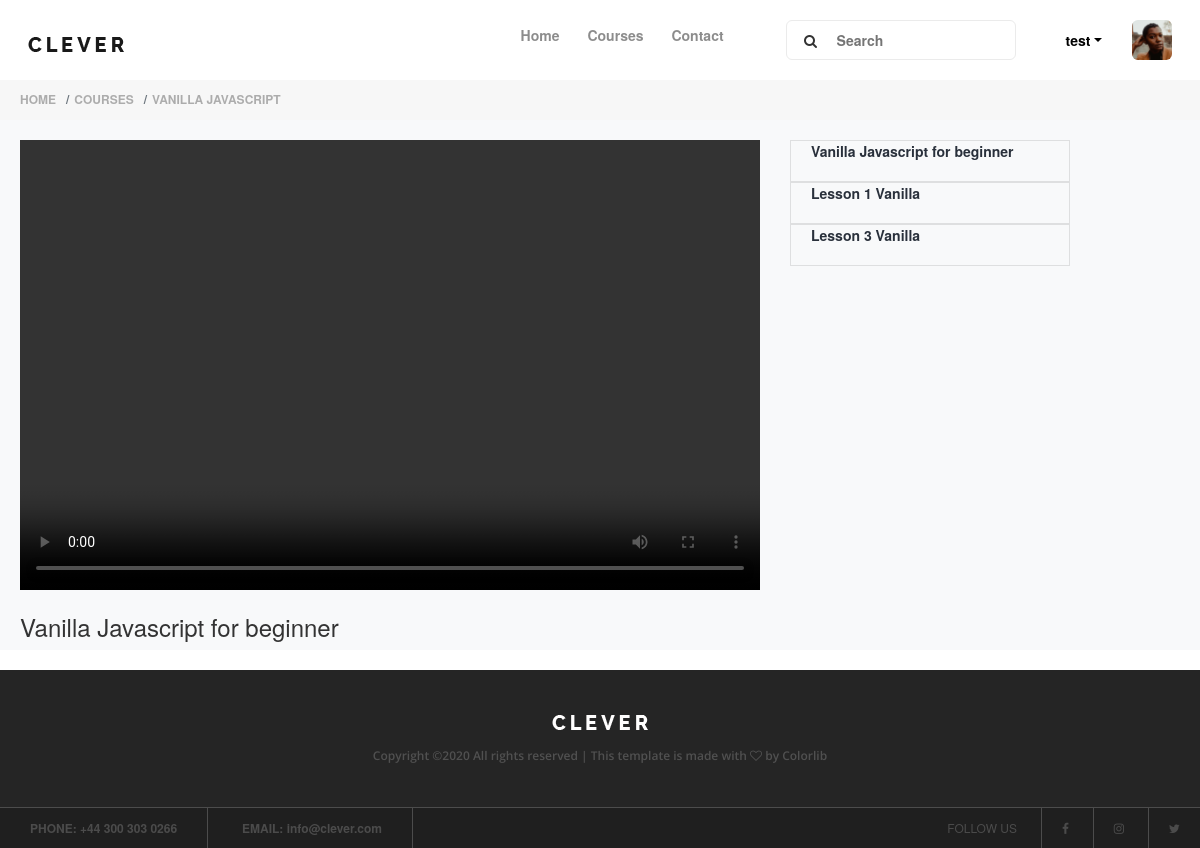
Page /video.php?id_course=34 (signed in) on the committed database.
### tables this page shows
CREATE TABLE `course` (
  `Id_course` int(20) NOT NULL,
  `Name_course` varchar(100) NOT NULL,
  `Id_Categories` int(20) NOT NULL,
  `Description` varchar(200) NOT NULL,
  `Image` varchar(100) NOT NULL
);

CREATE TABLE `video` (
  `Id_video` int(50) NOT NULL,
  `Title` varchar(200) NOT NULL,
  `Id_Course` int(20) NOT NULL,
  `Src` varchar(50) NOT NULL
);

### video.php (the view, shortened to what this page needs)
<!DOCTYPE html>
<html lang="en">
<head>
    <link rel="stylesheet" href="style1.css">
    <link rel="stylesheet" href="style.css">
  <link rel="stylesheet" href="https://maxcdn.bootstrapcdn.com/bootstrap/3.4.1/css/bootstrap.min.css">
</head>
<body>
    <?php
        $conn=mysqli_connect("localhost","root","","project");
        $id_course = $_GET['id_course'];
        $query1 = "SELECT `Id_course`, `Name_course`,`Id_categories`, `Description`, `Image` FROM `course` Where `Id_course`= ".$id_course;
        $result1 = mysqli_query($conn,$query1);
        while($row = mysqli_fetch_array($result1))
            {
                $tt = $row[1];
            }
            $query2 = "SELECT `Id_video`, `Title`,`Id_course`, `Src` FROM `video` Where `Id_course`= ".$id_course;
            $result2 = mysqli_query($conn,$query2);
            $result3 = mysqli_query($conn,$query2);
            $row1 = mysqli_fetch_array($result2);
            $src=$row1[3];
            $title=$row1[1]
    ?>
    <div class="breadcumb-area">
        <nav aria-label="breadcrumb">
            <ol class="breadcrumb">
                <li class="breadcrumb-item"><a href="index.php">Home</a></li>
                <li class="breadcrumb-item"><a href="courses.php">Courses</a></li>
                <li class="breadcrumb-item"><a href="course-details.php?id_course=<?php echo $id_course ?>"><?php echo $tt ?></a></li>
            </ol>
        </nav>
    </div>
    <div class="video-contain">
        <div class="video-contain-1">
            <div class="video q&a">
                <video id="video" width="100%" height="450px"   controls >
                    <source src="videos/<?php echo $src ?>" id="sourcevideo" type="video/mp4">
                </video>
                <h3 id="title-video"><?php echo $title ?></h3>
            </div>
            <div class="list-video">
                <ul class="list-video-ul">
                    <?php
                        while($row = mysqli_fetch_array($result3)){
                            $title = $row[1];
                            $src = $row[3];
                    ?>
                    <li onclick="changeVideo('<?php echo $src ?>','<?php echo $title ?>')"  class="name-video"><?php echo $title ?></li>
                    <?php } ?>
                </ul>
            </div>
        </div>
    </div>
<?php
include 'footer.php'
 ?>
</body>
</html>

### style1.css (style rules this page uses)
.video-contain { background-color: #f8f9fa; margin-bottom: 20px; }
.video-contain-1 { padding-top: 20px; display: flex; margin-left: auto; margin-right: auto; }
.video { width: 65%; padding-left: 20px; padding-right: 20px; }
.list-video { width: 25%; padding-left: 10px; padding-right: 10px; overflow: auto; height: 450px; }
.name-video { cursor: pointer; list-style: none; padding-bottom: 20px; padding-left: 20px; font-weight: 700; color: #29303b; border: 1px solid #dedfe0; }

### style.css (style rules this page uses)
* { margin: 0; padding: 0; }
body { font-family: "Open Sans", sans-serif; font-size: 14px; font-weight: 400; }
h1, h2, h3, h4, h5, h6 { color: rgba(0, 0, 0, 0.8); line-height: 1.3; font-weight: 700; }
a, a:hover, a:focus { -webkit-transition-duration: 500ms; transition-duration: 500ms; text-decoration: none; outline: 0 solid transparent; color: rgba(0, 0, 0, 0.8); font-weight: 600; font-size: 14px; }
ul, ol { margin: 0; }
ul li, ol li { list-style: none; }
.breadcumb-area { position: relative; z-index: 1; }
.breadcumb-area .breadcrumb { padding: 11px 2rem; margin-bottom: 0; background-color: #f7f7f7; border-radius: 0; height: 40px; }
.breadcumb-area .breadcrumb .breadcrumb-item { font-size: 12px; color: rgba(0, 0, 0, 0.3); text-transform: uppercase; font-weight: 600; }
.breadcumb-area .breadcrumb .breadcrumb-item a { font-size: 12px; color: rgba(0, 0, 0, 0.3); text-transform: uppercase; font-weight: 600; }

### rows in the picture
course: Name_course "VANILLA JAVASCRIPT"
video: Title "Vanilla Javascript for beginner"
video: Title "Lesson 1 Vanilla"
video: Title "Lesson 3 Vanilla"

### other values in the picture
$username "test"
